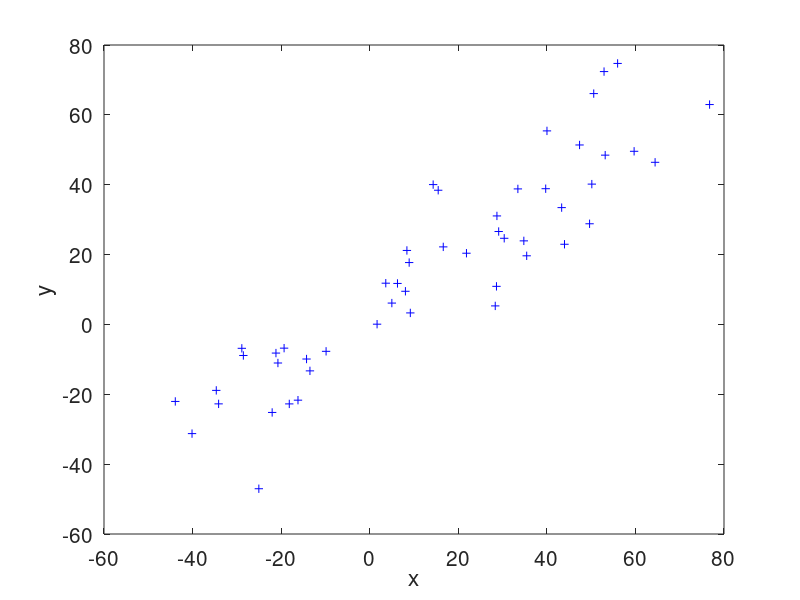

Write the MATLAB code that produced this figure. (Note: this script raises an error after producing the figure.)
% Program_24a: Linear Regression.
% Chapter 24 - The Deep Learning Toolbox.
% Copyright Springer 2025. Stephen Lynch.
n=50;
noise=30;
x=linspace(-50, 50, n)+noise*rand(1,n);
y=linspace(-50, 50, n)+noise*rand(1,n);
plot(x,y,'b+');
xlabel("x");
ylabel("y")
set(gca,'FontSize',15);
% A single neuron ANN.
net = [
    featureInputLayer(1,"Normalization","none");
    fullyConnectedLayer(1)
    ]
% Define the training options.
options=trainingOptions("sgdm", ...
    "InitialLearnRate",0.00001, ...
    "MaxEpochs",100, ...
    "Plots","training-progress", ...
    "Metrics","RMSE", ...
    "InputDataFormats",'CB');
% Train the network.
figure
net=trainnet(x,y,net,'mse',options)
plot(x,y,'b+');
hold on
lrline=refline(net.Layers(2).Weights,net.Layers(2).Bias);
lrline.LineWidth=2;
xlabel("x");
ylabel("y")
set(gca,'FontSize',15);
hold off
% End Program_24a.
